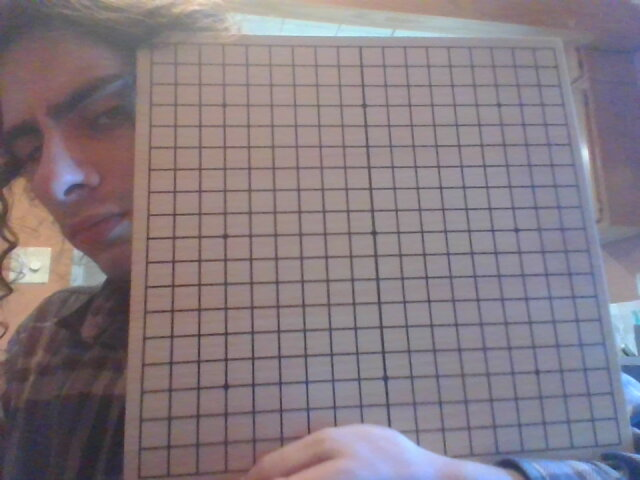
#> input picture go_counter/Images/2021-10-09-134228.jpg, 640 x 480 px
$ python cornerDetection.py Images/2021-10-09-134228.jpg
#> lines starting #> are read from the running program, lines starting #| are printed output that depends on the picture; after the words box and inside, x2 and y2 are one past the last pixel; in counts of white or black regions, pixels touching at a corner belong together
#!/usr/bin/env python3
import cv2
import sys
import numpy as np
import matplotlib.pyplot as plt
import sys
import random
# [280 lines left out: functions shi_tomashi, get_destination_points, unwarp, example_one, apply_filter, apply_threshold and 4 more, not called in this run]
    #cv2.imshow("dst", image)


def cd_2(img, n):
    #img = cv2.imread(image_path)
    gray = cv2.cvtColor(img,cv2.COLOR_BGR2GRAY)
    #gray = np.float32(gray)
    #cv2.imshow("gray", gray)
    # input of selecting (img, n best corners, ?, distance )
    corners = cv2.goodFeaturesToTrack(gray, n, 0.01, 10)
    corners = np.int0(corners)

    return corners

def drawCorners(img, corners):
     for corner in corners:
        x,y = corner.ravel()
        cv2.circle(img,(x,y),3,255,-1)

def getMinMax(points):
    MinX = sys.maxsize
    MinY = sys.maxsize
    MaxX = 0
    MaxY = 0
    for point in points:
        x,y = point.ravel()
        MinX = MinX if MinX < x else x
        MinY = MinY if MinY < y else y
        MaxX = MaxX if MaxX > x else x
        MaxY = MaxY if MaxY > y else y

    return [MinX, MinY, MaxX, MaxY]

def sortX(points):
    s = np.sort(points, key= lambda x: x[0])
    return s

def sortY(points):
    s = np.sort(points, key = lambda y: y[1])
    return s

def slope(p1, p2):
    return p2[0]-p1[0]/p2[1]-p1[0]

img = cv2.imread(sys.argv[1])
#> img is the input picture: shape (480, 640, 3); mean B, G, R 129.9, 123.1, 133.7

print(sys.argv[1])
if img is not None:
    width = img.shape[1]
#> width = 640
    height = img.shape[0]
#> height = 480

    image = cv2.resize(img, (int(width * .25), int(height*.25)))
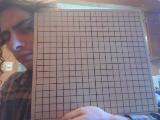
#> image: shape (120, 160, 3); mean B, G, R 129.9, 123, 133.7
    image = cv2.cvtColor(image, cv2.COLOR_BGR2RGB)
    #corner_detection('./Images/2021-10-09-134228.jpg')
    corners1 = cd_2(image, 10)
#> in cd_2, `gray = cv2.cvtColor(img,cv2.COLOR_BGR2GRAY)`:
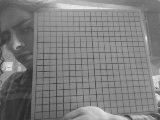
#> gray: shape (120, 160); min 38, max 237, mean 126.3
#> in cd_2, `corners = cv2.goodFeaturesToTrack(gray, n, 0.01, 10)`: corners = [[25, 69], [157, 86], [56, 83], [97, 105], [2, 68], [43, 65], [20, 44], [89, 88], [12, 62], [131, 115]]
#> corners1 has the same summary as corners in cd_2
    print(corners1)
#| [[[ 25  69]]
#|  [[157  86]]
#|  [[ 56  83]]
#|  [[ 97 105]]
#|  [[  2  68]]
#|  [[ 43  65]]
#|  [[ 20  44]]
#|  [[ 89  88]]
#|  [[ 12  62]]
#|  [[131 115]]]
    drawCorners(image, corners1)
#> the loop in drawCorners, `for corner in corners:` made 10 passes
#> after the loop in drawCorners, `for corner in corners:`:
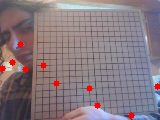
#> img: shape (120, 160, 3); mean R, G, B 135.4, 121.1, 127.8
    cv2.imwrite("./results/points/"+str(random.randrange(2000))+".jpg", image)
    _minX, _minY, _maxX, _maxY = getMinMax(corners1)
#> the loop in getMinMax, `for point in points:` made 10 passes
#> (x, y, MinX, MinY, MaxX, MaxY) on passes 1 to 10: (25, 69, 25, 69, 25, 69), (157, 86, 25, 69, 157, 86), (56, 83, 25, 69, 157, 86), (97, 105, 25, 69, 157, 105), (2, 68, 2, 68, 157, 105), (43, 65, 2, 65, 157, 105), (20, 44, 2, 44, 157, 105), (89, 88, 2, 44, 157, 105), (12, 62, 2, 44, 157, 105), (131, 115, 2, 44, 157, 115)
    print(_minX, _minY, _maxX, _maxY)
#| 2 44 157 115
    cropped = image[_minY:_maxY, _minX:_maxX]
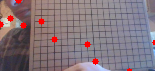
#> cropped: shape (71, 155, 3); mean R, G, B 131.8, 116.1, 123.5
    #cropped.width =
    corners2 = cd_2(cropped, 20)
#> call 2 of cd_2, with n = 20
#> in cd_2 (call 2), `gray = cv2.cvtColor(img,cv2.COLOR_BGR2GRAY)`:
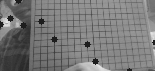
#> gray: shape (71, 155); min 29, max 230, mean 120.1
#> in cd_2 (call 2), `corners = cv2.goodFeaturesToTrack(gray, n, 0.01, 10)`: corners = 20 rows, first 8: [95, 64], [153, 44], [19, 27], [54, 43], [37, 21], [8, 20], [83, 44], [131, 69]
#> corners2 has the same summary as corners in cd_2
    drawCorners(cropped, corners2)
#> the loop in drawCorners (call 2), `for corner in corners:` made 20 passes
#> (x, y) on passes 1 to 12: (95, 64), (153, 44), (19, 27), (54, 43), (37, 21), (8, 20), (83, 44), (131, 69), (16, 3), (151, 33), (89, 14), (92, 50)
#> after the loop in drawCorners (call 2), `for corner in corners:`:
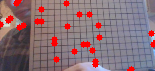
#> img: shape (71, 155, 3); 4.48% of pixels changed, all inside (x1, y1, x2, y2) = (5, 0, 155, 71)
    cv2.imwrite("./results/crop_points/"+str(random.randrange(2000))+".jpg", cropped)

$ run again, with go_counter/Images/2021-10-09-125814.jpg copied over go_counter/Images/2021-10-09-134228.jpg
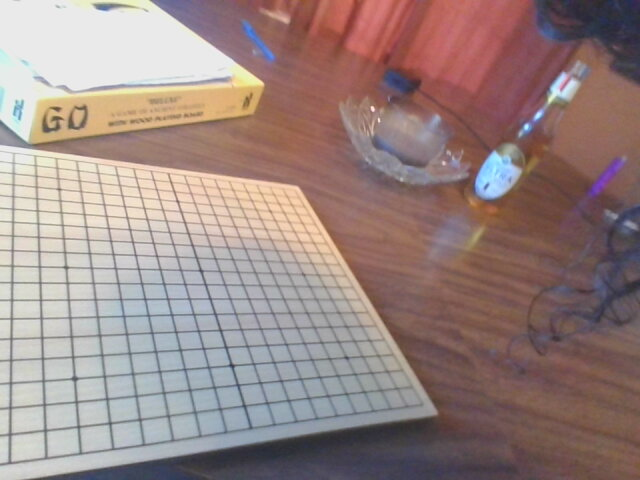
#> input picture go_counter/Images/2021-10-09-125814.jpg, 640 x 480 px
#> img is the input picture: shape (480, 640, 3); mean B, G, R 131, 134.2, 153.9
#> corners = [[138, 24], [123, 38], [108, 102], [6, 33], [18, 94], [2, 115], [71, 5], [64, 20], [22, 63], [10, 84]]
#> corners1 has the same summary as corners in cd_2
#| [[[138  24]]
#|  [[123  38]]
#|  [[108 102]]
#|  [[  6  33]]
#|  [[ 18  94]]
#|  [[  2 115]]
#> (further printed lines are left out)
#> the loop in drawCorners, `for corner in corners:` made 10 passes
#> after the loop in drawCorners, `for corner in corners:`:
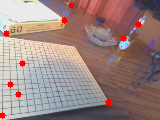
#> img: shape (120, 160, 3); mean R, G, B 155.4, 131.9, 128.9
#> the loop in getMinMax, `for point in points:` made 10 passes
#> (x, y, MinX, MinY, MaxY) on passes 1 to 8: (138, 24, 138, 24, 24), (123, 38, 123, 24, 38), (108, 102, 108, 24, 102), (6, 33, 6, 24, 102), (18, 94, 6, 24, 102), (2, 115, 2, 24, 115), (71, 5, 2, 5, 115), (64, 20, 2, 5, 115)
#| 2 5 138 115
#> gray: shape (110, 136)
#> corners = 20 rows, first 8: [8, 75], [2, 108], [20, 89], [23, 58], [6, 30], [119, 37], [102, 98], [133, 22]
#> corners2 has the same summary as corners in cd_2
#> the loop in drawCorners (call 2), `for corner in corners:` made 20 passes
#> after the loop in drawCorners (call 2), `for corner in corners:`:
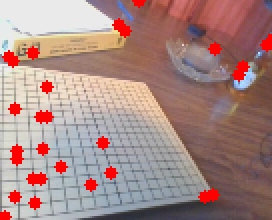
#> img: shape (110, 136, 3) (shown 2 times larger); mean R, G, B 167, 135.7, 131.5

$ run again, with go_counter/Images/2021-10-09-125820.jpg copied over go_counter/Images/2021-10-09-134228.jpg
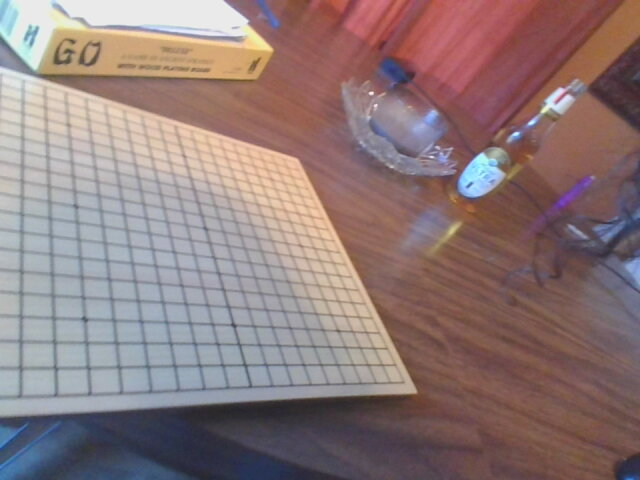
#> input picture go_counter/Images/2021-10-09-125820.jpg, 640 x 480 px
#> img is the input picture: shape (480, 640, 3); mean B, G, R 121.9, 121.9, 142.4
#> corners = [[137, 26], [103, 97], [108, 28], [125, 43], [8, 16], [66, 12], [129, 33], [115, 47], [58, 81], [156, 66]]
#> corners1 has the same summary as corners in cd_2
#| [[[137  26]]
#|  [[103  97]]
#|  [[108  28]]
#|  [[125  43]]
#|  [[  8  16]]
#|  [[ 66  12]]
#> (further printed lines are left out)
#> the loop in drawCorners, `for corner in corners:` made 10 passes
#> after the loop in drawCorners, `for corner in corners:`:
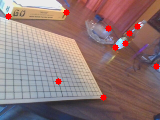
#> img: shape (120, 160, 3); mean R, G, B 144.1, 120, 119.8
#> the loop in getMinMax, `for point in points:` made 10 passes
#> (x, y, MinX, MinY, MaxX, MaxY) on passes 1 to 8: (137, 26, 137, 26, 137, 26), (103, 97, 103, 26, 137, 97), (108, 28, 103, 26, 137, 97), (125, 43, 103, 26, 137, 97), (8, 16, 8, 16, 137, 97), (66, 12, 8, 12, 137, 97), (129, 33, 8, 12, 137, 97), (115, 47, 8, 12, 137, 97)
#| 8 12 156 97
#> gray: shape (85, 148)
#> corners = 20 rows, first 8: [111, 36], [131, 11], [3, 2], [93, 81], [53, 69], [56, 3], [117, 26], [100, 19]
#> corners2 has the same summary as corners in cd_2
#> the loop in drawCorners (call 2), `for corner in corners:` made 20 passes
#> after the loop in drawCorners (call 2), `for corner in corners:`:
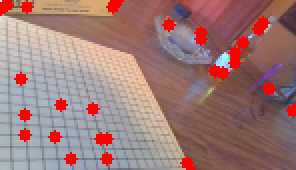
#> img: shape (85, 148, 3) (shown 2 times larger); mean R, G, B 157.9, 121.6, 119.2

$ run again, with go_counter/Images/2021-10-09-141145.jpg copied over go_counter/Images/2021-10-09-134228.jpg
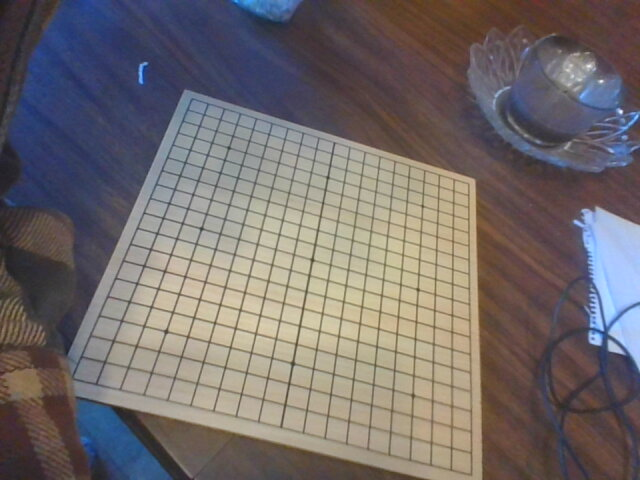
#> input picture go_counter/Images/2021-10-09-141145.jpg, 640 x 480 px
#> img is the input picture: shape (480, 640, 3); mean B, G, R 107.4, 107.4, 114.3
#> corners = [[149, 85], [146, 53], [147, 16], [48, 79], [156, 28], [72, 90], [60, 98], [57, 67], [50, 57], [46, 69]]
#> corners1 has the same summary as corners in cd_2
#| [[[149  85]]
#|  [[146  53]]
#|  [[147  16]]
#|  [[ 48  79]]
#|  [[156  28]]
#|  [[ 72  90]]
#> (further printed lines are left out)
#> the loop in drawCorners, `for corner in corners:` made 10 passes
#> after the loop in drawCorners, `for corner in corners:`:
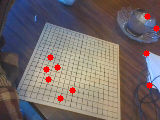
#> img: shape (120, 160, 3); mean R, G, B 116, 105.2, 105.3
#> the loop in getMinMax, `for point in points:` made 10 passes
#> (x, y, MinX, MinY, MaxX, MaxY) on passes 1 to 8: (149, 85, 149, 85, 149, 85), (146, 53, 146, 53, 149, 85), (147, 16, 146, 16, 149, 85), (48, 79, 48, 16, 149, 85), (156, 28, 48, 16, 156, 85), (72, 90, 48, 16, 156, 90), (60, 98, 48, 16, 156, 98), (57, 67, 48, 16, 156, 98)
#| 46 16 156 98
#> gray: shape (82, 110)
#> corners = 20 rows, first 8: [106, 71], [104, 36], [26, 78], [3, 61], [11, 48], [15, 80], [5, 38], [1, 51]
#> corners2 has the same summary as corners in cd_2
#> the loop in drawCorners (call 2), `for corner in corners:` made 20 passes
#> after the loop in drawCorners (call 2), `for corner in corners:`:
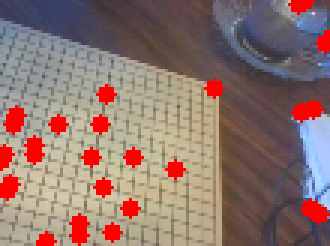
#> img: shape (82, 110, 3) (shown 3 times larger); mean R, G, B 142.8, 115.6, 109.7
